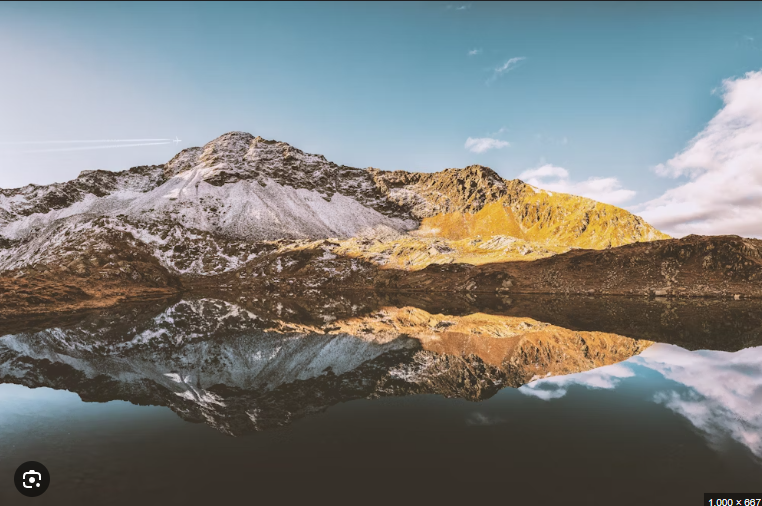
#> input picture Test/imagine3.png, 762 x 506 px
$ python Test_Var1.py
#> lines starting #> are read from the running program, lines starting #| are printed output that depends on the picture; after the words box and inside, x2 and y2 are one past the last pixel; in counts of white or black regions, pixels touching at a corner belong together
import cv2
import matplotlib.pyplot as plt

imagine = cv2.imread('imagine3.png')
#> imagine is the input picture: shape (506, 762, 3); mean B, G, R 122.5, 125.3, 124.2

linii = imagine.shape[0]
#> linii = 506
coloane  = imagine.shape[1]
#> coloane = 762

def filtru():
    for linie in range(linii):
        for coloana in range(coloane-30, coloane):
            pixel = imagine[linie, coloana]
            imagine[linie, coloana] = [pixel[1], pixel[0], pixel[2]]
#> imagine: shape (506, 762, 3); 3.9% of pixels changed, all inside (x1, y1, x2, y2) = (732, 0, 762, 506)


def Salvare():
    global imagine, linii, coloane
    if linii != coloane:
        imagine = cv2.resize(imagine, (linii, linii))
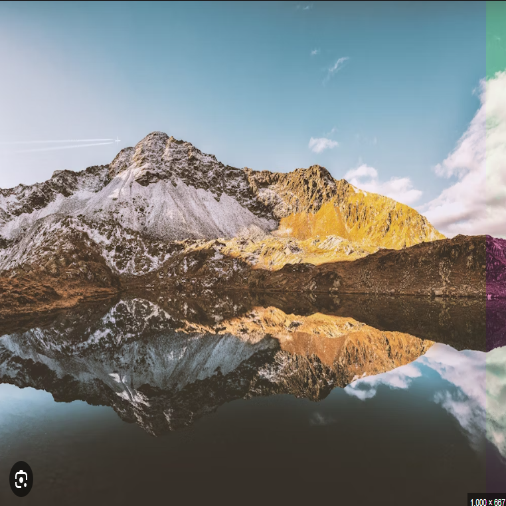
#> imagine: shape (506, 506, 3); mean B, G, R 122.4, 125.5, 124.2
        linii = coloane = linii
#> coloane = 506

    with open ('ListaPixeliImagine.txt','w') as Fisier:
        for i in range(linii):
            for j in range(coloane):
                if i == j:
                    Fisier.write(f'{imagine[i, j][0]} {imagine[i, j][1]} {imagine[i, j][2]}\n')

def grafic():
    B = []
    G = []
    R = []
    with open('ListaPixeliImagine.txt', 'r') as Fisier:
        for line in Fisier:
            b, g, r = map(int, line.strip().split())
            B.append(b)
            G.append(g)
            R.append(r)

    plt.plot(B, color='blue', label='B')
    plt.plot(G, color='green', label='G')
    plt.plot(R, color='red', label='R')
    plt.xlabel('Abscisa')
    plt.ylabel('Ordonata')
    plt.title('Grafic cu vlorile pixelilor')
    plt.legend()
    plt.show()
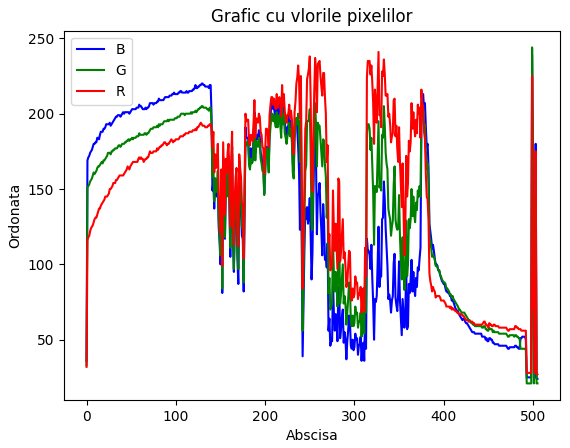
#> figure drawn by matplotlib, 1 panel; curve peaks at x = 499, y = 239; curve peaks at x = 499, y = 244; curve peaks at x = 327, y = 241

filtru()
Salvare()
grafic()

cv2.imshow('imagine', imagine)
cv2.waitKey(0)
cv2.destroyAllWindows()

$ run again, with Test/imagine.jpg saved as Test/imagine3.png
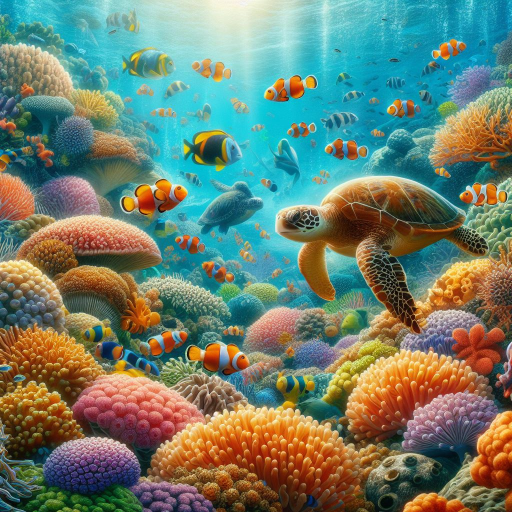
#> input picture Test/imagine.jpg, 1024 x 1024 px (shown at 1/2 size)
#> imagine is the input picture: shape (1024, 1024, 3); mean B, G, R 109.7, 127.3, 109.2
#> after the loop in filtru, `for linie in range(linii):`:
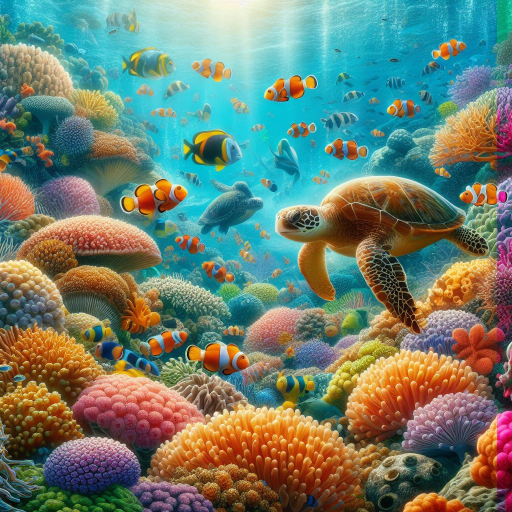
#> imagine: shape (1024, 1024, 3) (shown at 1/2 size); 2.91% of pixels changed, all inside (x1, y1, x2, y2) = (994, 0, 1024, 1024)
#> in grafic, `plt.show()`:
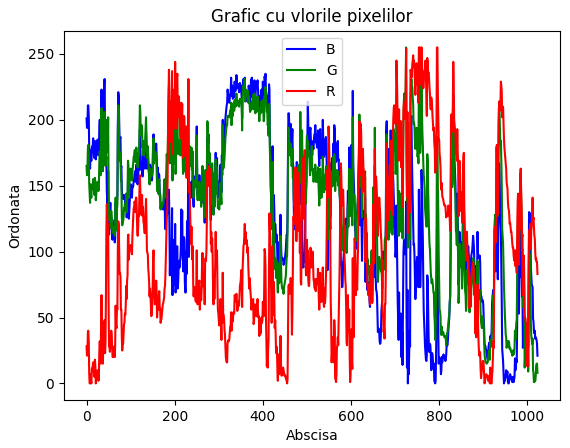
#> figure drawn by matplotlib, 1 panel; curve peaks at x = 406, y = 235; curve peaks at x = 725, y = 255; curve peaks at x = 754, y = 255

$ run again, with Test/imagine2.jpg saved as Test/imagine3.png
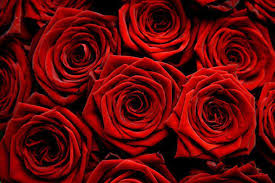
#> input picture Test/imagine2.jpg, 275 x 183 px
#> imagine is the input picture: shape (183, 275, 3); mean B, G, R 9.5, 8.4, 101.3
#> in Salvare, `imagine = cv2.resize(imagine, (linii, linii))`:
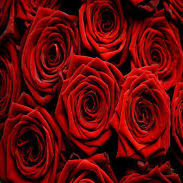
#> imagine: shape (183, 183, 3); mean B, G, R 9.4, 8.5, 101.3
#> in grafic, `plt.show()`:
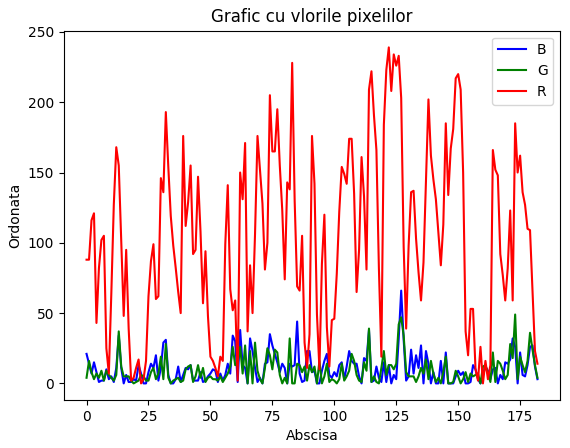
#> figure drawn by matplotlib, 1 panel; curve peaks at x = 127, y = 66; curve peaks at x = 173, y = 49; curve peaks at x = 122, y = 239
